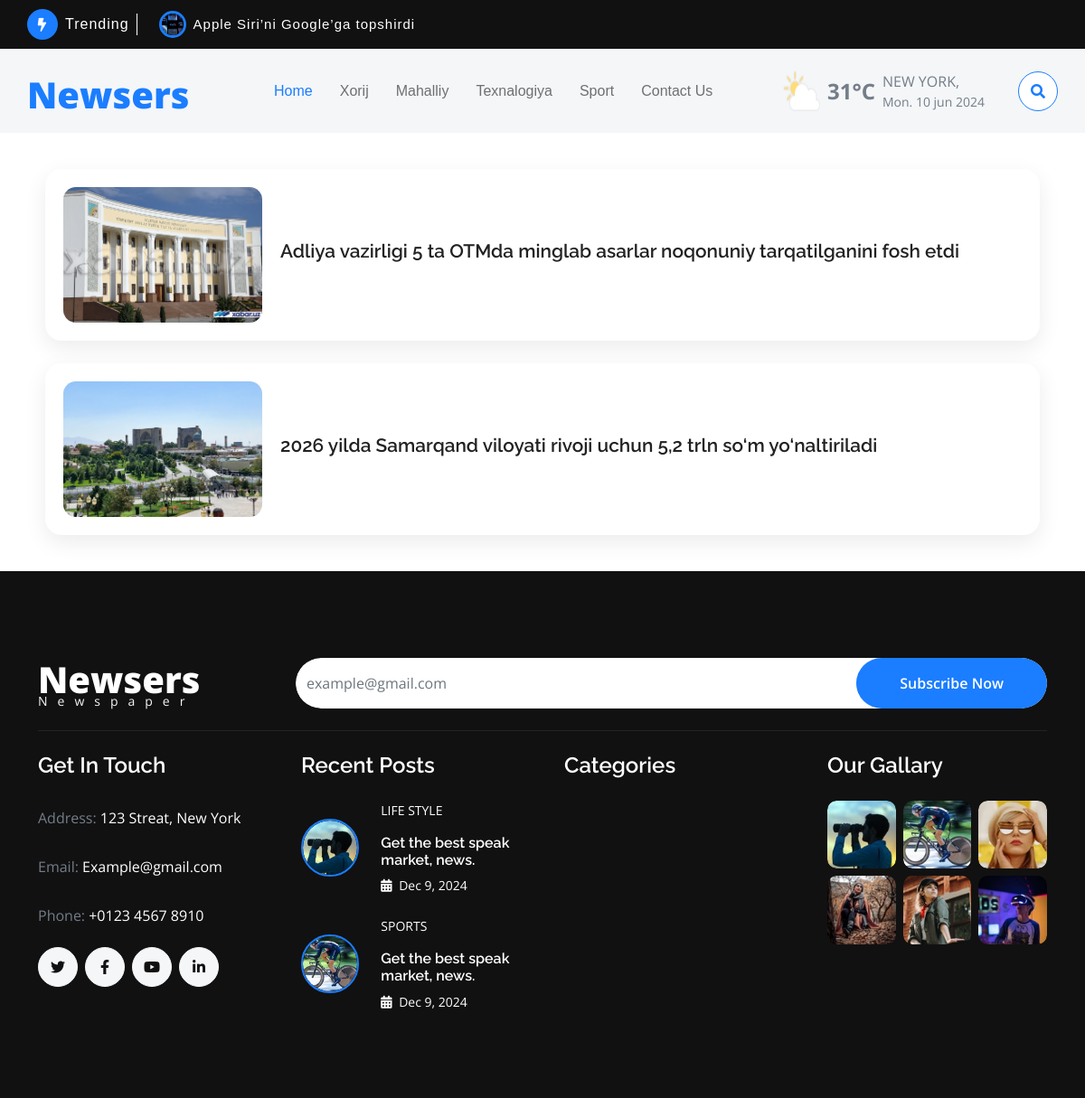
The app's page /Local-news/ with its own data.
### news_app/models.py (models this page shows, shortened)
class News(models.Model):
    class Status(models.TextChoices):
        Draft = 'DF', 'Draft'
        Published = 'PB' , 'Published'
    title = models.CharField(max_length=250)
    slug = models.SlugField(max_length=250)
    body = models.TextField()
    image = models.ImageField(upload_to='news/images')
    category = models.ForeignKey(Category, on_delete=models.CASCADE)
    published_time = models.DateTimeField(default=timezone.now)
    created_time = models.DateTimeField(auto_now_add=True)
    updated_time = models.DateTimeField(auto_now=True)
    status = models.CharField(
         max_length=2 ,
         choices=Status.choices ,
         default=Status.Draft
    )
    objects = models.Manager()  # default manager
    published_manager = PublishedManager()
    class Meta:
        ordering = ['-published_time']

### news_app/views.py (the view)
# urls.py: path('Local-news/' , LoacalNewsView.as_view() , name='local_news_page' ),
class LoacalNewsView(ListView):
    model = News
    template_name = 'News/Mahalliy.html'
    context_object_name = 'Mahalliy_yangiliklar'
    def get_queryset(self):
       news = self.model.published_manager.all().filter(category__name='Mahalliy')
       return news

### news_app/context_processors.py (called while the page is built)
def latest_news(request):
    latest_news = News.published_manager.all().order_by('-published_time')[:1]
    context = {
        'latest_news':latest_news
    }
    return context

### news_app/models.py (called while the page is built)
    def get_queryset(self):
        return super().get_queryset().filter(status=News.Status.Published)

### templates/News/Mahalliy.html (shortened to what this page needs)
{% extends "News/base.html" %}
{% load static %}
{% block content %}
<div class="news-list-container">
{% for news in Mahalliy_yangiliklar %}
<a href="{% url 'news_detail_page' news.slug %}">
    <div class="news-card">
        <div class="news-row">
            <img src="{{ news.image.url }}" class="news-image">
            <div>
                <h2 class="news-title">
                    {{ news.title }}
                </h2>
            </div>
        </div>
    </div>
    </a>
{% endfor %}
</div>
{% endblock content %}

### templates/News/base.html (shortened to what this page needs)
{% load static %}
<html lang="en">
    <head>
        <link rel="stylesheet" href="https://use.fontawesome.com/releases/v5.15.4/css/all.css"/>
        <link href="https://cdn.jsdelivr.net/npm/bootstrap-icons@1.4.1/font/bootstrap-icons.css" rel="stylesheet">
        <link href="{% static 'lib/animate/animate.min.css'%}" rel="stylesheet">
        <link href="{% static 'lib/owlcarousel/assets/owl.carousel.min.css'%}" rel="stylesheet">
      <link href="{% static 'css/bootstrap.min.css'%}" rel="stylesheet">
        <link href="{% static 'css/style.css'%}" rel="stylesheet">
    </head>
    <body>
        <div class="container-fluid sticky-top px-0">
            <div class="container-fluid topbar bg-dark d-none d-lg-block">
                <div class="container px-0">
                    <div class="topbar-top d-flex justify-content-between flex-lg-wrap">
                        <div class="top-info flex-grow-0">
                            <span class="rounded-circle btn-sm-square bg-primary me-2">
                                <i class="fas fa-bolt text-white"></i>
                            </span>
                            <div class="pe-2 me-3 border-end border-white d-flex align-items-center">
                                <p class="mb-0 text-white fs-6 fw-normal">Trending</p>
                            </div>
                            <div class="overflow-hidden" style="width: 735px;">
                                <div id="note" class="ps-2">
                                    {% for latest_news_navbar in latest_news %}
                                    <img src="{{ latest_news_navbar.image.url }}" class="img-fluid rounded-circle border border-3 border-primary me-2" style="width: 30px; height: 30px;" alt="">
                                    <a href="{% url 'news_detail_page' latest_news_navbar.slug %}"><p class="text-white mb-0 link-hover">{{ latest_news_navbar.title | truncatewords:5  }}</p></a>
                                    {% endfor  %}
                                </div>
                            </div>
                        </div>
                    </div>
                </div>
            </div>
            <div class="container-fluid bg-light">
                <div class="container px-0">
                    <nav class="navbar navbar-light navbar-expand-xl">
                        <a href="index.html" class="navbar-brand mt-3">
                            <p class="text-primary display-6 mb-2" style="line-height: 0;">Newsers</p>
                        </a>
                        <div class="collapse navbar-collapse bg-light py-3" id="navbarCollapse">
                            <div class="navbar-nav mx-auto border-top">
                                <a href="{% url 'Home_page'%}" class="nav-item nav-link active">Home</a>
                                <a href="{% url 'aboard_news_page'%}" class="nav-item nav-link">Xorij</a>
                                <a href="{% url 'local_news_page'%}" class="nav-item nav-link">Mahalliy</a>
                                <a href="{% url 'technology_news_page'%}" class="nav-item nav-link">Texnalogiya</a>
                                <a href="{% url 'sport_news_page'%}" class="nav-item nav-link">Sport</a>
                                <a href="{% url 'contact_page'%}" class="nav-item nav-link">Contact Us</a>
                            </div>
                            <div class="d-flex flex-nowrap border-top pt-3 pt-xl-0">
                                <div class="d-flex">
                                    <img src="{% static 'images/weather-icon.png'%}" class="img-fluid w-100 me-2" alt="">
                                    <div class="d-flex align-items-center">
                                        <strong class="fs-4 text-secondary">31°C</strong>
                                        <div class="d-flex flex-column ms-2" style="width: 150px;">
                                            <span class="text-body">NEW YORK,</span>
                                            <small>Mon. 10 jun 2024</small>
                                        </div>
                                    </div>
                                </div>
                                <button class="btn-search btn border border-primary btn-md-square rounded-circle bg-white my-auto" data-bs-toggle="modal" data-bs-target="#searchModal"><i class="fas fa-search text-primary"></i></button>
                            </div>
                        </div>
                    </nav>
                </div>
            </div>
        </div>
    {% block content%}
    {% endblock content%}
        <div class="container-fluid bg-dark footer py-5">
            <div class="container py-5">
                <div class="pb-4 mb-4" style="border-bottom: 1px solid rgba(255, 255, 255, 0.08);">
                    <div class="row g-4">
                        <div class="col-lg-3">
                            <a href="#" class="d-flex flex-column flex-wrap">
                                <p class="text-white mb-0 display-6">Newsers</p>
                                <small class="text-light" style="letter-spacing: 11px; line-height: 0;">Newspaper</small>
                            </a>
                        </div>
                        <div class="col-lg-9">
                            <div class="d-flex position-relative rounded-pill overflow-hidden">
                                <input class="form-control border-0 w-100 py-3 rounded-pill" type="email" placeholder="example@gmail.com">
                                <button type="submit" class="btn btn-primary border-0 py-3 px-5 rounded-pill text-white position-absolute" style="top: 0; right: 0;">Subscribe Now</button>
                            </div>
                        </div>
                    </div>
                </div>
                <div class="row g-5">
                    <div class="col-lg-6 col-xl-3">
                        <div class="footer-item-1">
                            <h4 class="mb-4 text-white">Get In Touch</h4>
                            <p class="text-secondary line-h">Address: <span class="text-white">123 Streat, New York</span></p>
                            <p class="text-secondary line-h">Email: <span class="text-white">Example@gmail.com</span></p>
                            <p class="text-secondary line-h">Phone: <span class="text-white">+0123 4567 8910</span></p>
                            <div class="d-flex line-h">
                                <a class="btn btn-light me-2 btn-md-square rounded-circle" href=""><i class="fab fa-twitter text-dark"></i></a>
                                <a class="btn btn-light me-2 btn-md-square rounded-circle" href=""><i class="fab fa-facebook-f text-dark"></i></a>
                                <a class="btn btn-light me-2 btn-md-square rounded-circle" href=""><i class="fab fa-youtube text-dark"></i></a>
                                <a class="btn btn-light btn-md-square rounded-circle" href=""><i class="fab fa-linkedin-in text-dark"></i></a>
                            </div>
                        </div>
                    </div>
                    <div class="col-lg-6 col-xl-3">
                        <div class="footer-item-2">
                            <div class="d-flex flex-column mb-4">
                                <h4 class="mb-4 text-white">Recent Posts</h4>
                                <a href="#">
                                    <div class="d-flex align-items-center">
                                        <div class="rounded-circle border border-2 border-primary overflow-hidden">
                                            <img src="{% static 'images/footer-1.jpg'%}" class="img-zoomin img-fluid rounded-circle w-100" alt="">
                                        </div>
                                        <div class="d-flex flex-column ps-4">
                                            <p class="text-uppercase text-white mb-3">Life Style</p>
                                            <a href="#" class="h6 text-white">
                                                Get the best speak market, news.
                                            </a>
                                            <small class="text-white d-block"><i class="fas fa-calendar-alt me-1"></i> Dec 9, 2024</small>
                                        </div>
                                    </div>
                                </a>
                            </div>
                            <div class="d-flex flex-column">
                                <a href="#">
                                    <div class="d-flex align-items-center">
                                        <div class="rounded-circle border border-2 border-primary overflow-hidden">
                                            <img src="{% static 'images/footer-2.jpg'%}" class="img-zoominimg-fluid rounded-circle w-100" alt="">
                                        </div>
                                        <div class="d-flex flex-column ps-4">
                                            <p class="text-uppercase text-white mb-3">Sports</p>
                                            <a href="#" class="h6 text-white">
                                                Get the best speak market, news.
                                            </a>
                                            <small class="text-white d-block"><i class="fas fa-calendar-alt me-1"></i> Dec 9, 2024</small>
                                        </div>
                                    </div>
                                </a>
                            </div>
                        </div>
                    </div>
                    <div class="col-lg-6 col-xl-3">
                        <div class="d-flex flex-column text-start footer-item-3">
                            <h4 class="mb-4 text-white">Categories</h4>
                        </div>
                    </div>
                    <div class="col-lg-6 col-xl-3">
                        <div class="footer-item-4">
                            <h4 class="mb-4 text-white">Our Gallary</h4>
                            <div class="row g-2">
                                <div class="col-4">
                                    <div class="rounded overflow-hidden">
                                        <img src="{% static 'images/footer-1.jpg'%}" class="img-zoomin img-fluid rounded w-100" alt="">
                                    </div>
                               </div>
                               <div class="col-4">
                                    <div class="rounded overflow-hidden">
                                        <img src="{% static 'images/footer-2.jpg'%}" class="img-zoomin img-fluid rounded w-100" alt="">
                                    </div>
                               </div>
                                <div class="col-4">
                                    <div class="rounded overflow-hidden">
                                        <img src="{% static 'images/footer-3.jpg'%}" class="img-zoomin img-fluid rounded w-100" alt="">
                                    </div>
                               </div>
                                <div class="col-4">
                                    <div class="rounded overflow-hidden">
                                        <img src="img/footer-4.jpg" class="img-zoomin img-fluid rounded w-100" alt="">
                                    </div>
                               </div>
                                <div class="col-4">
                                    <div class="rounded overflow-hidden">
                                        <img src="{% static 'images/footer-5.jpg'%}" class="img-zoomin img-fluid rounded w-100" alt="">
                                    </div>
                               </div>
                               <div class="col-4">
                                <div class="rounded overflow-hidden">
                                    <img src="{% static 'images/footer-6.jpg'%}" class="img-zoomin img-fluid rounded w-100" alt="">
                                </div>
                           </div>
                            </div>
                        </div>
                    </div>
                </div>
            </div>
        </div>

### static/css/style.css (style rules this page uses)
.text-uppercase { font-size: 14px; }
.btn { font-weight: 600; transition: .5s; }
.btn-sm-square { width: 34px; height: 34px; }
.btn-md-square { width: 44px; height: 44px; }
.btn-square, .btn-sm-square, .btn-md-square, .btn-lg-square { padding: 0; display: flex; align-items: center; justify-content: center; font-weight: normal; }
.link-hover { transition: 0.5s; }
.img-zoomin { transition: 0.5s; }
.sticky-top { transition: 0.5s; background: var(--bs-white); }
.topbar { padding: 10px 0; }
.topbar .top-info { font-family: 'Montserrat', sans-serif; font-size: 15px; font-weight: 400; letter-spacing: 1px; display: flex; align-items: center; }
#note { position: relative; animation: noteAnimate 10s infinite; animation-timing-function: ease-in-out; display: flex; align-items: center; }
.navbar .navbar-nav .nav-link { padding: 10px 15px; font-weight: 400; font-family: 'Fredoka', sans-serif; font-size: 16px; transition: .5s; }
.navbar .navbar-nav .nav-link:hover, .navbar .navbar-nav .nav-link.active, .sticky-top.bg-white .navbar .navbar-nav .nav-link:hover, .sticky-top.bg-white .navbar .navbar-nav .nav-link.active { color: var(--bs-primary); }
@media (min-width: 1200px) { .navbar .navbar-collapse .border-top { border-top: none !important; } }
.footer .footer-item-1 .line-h { line-height: 38px; }
.footer .footer-item-1 a i { transition: 0.5s; }
.footer .footer-item-2 a { transition: 0.5s; }

### templates/News/Mahalliy.html (style rules this page uses)
.news-list-container { max-width: 1100px; margin: 40px auto; }
.news-card { background: white; border-radius: 18px; box-shadow: 0 8px 25px rgba(0,0,0,0.08); margin-bottom: 25px; padding: 20px; transition: transform 0.25s ease, box-shadow 0.25s ease; }
.news-row { display: flex; align-items: center; gap: 20px; }
.news-image { width: 220px; height: 150px; object-fit: cover; border-radius: 14px; }
.news-title { font-size: 1.3rem; font-weight: 600; color: #222; }

### records on screen
News: image (picture), title "Apple Siri’ni Google’ga topshirdi"
News: image (picture), title "Adliya vazirligi 5 ta OTMda minglab asarlar noqonuniy tarqatilganini fosh etdi"
News: image (picture), title "2026 yilda Samarqand viloyati rivoji uchun 5,2 trln so‘m yo‘naltiriladi"
